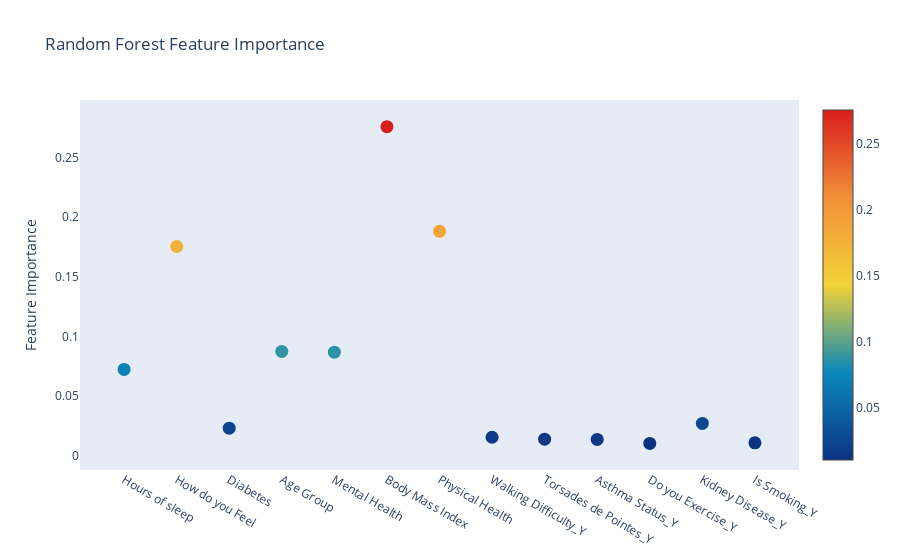

The code cell stored with this chart in its notebook:
### Markdown cell above
The performance evaluation of our Random Forest model shows a significant disparity between training and test performance, which is indicative of overfitting. During the training phase, the model showed excellent performance with a Mean Squared Error (MSE) of only 0.104 and a Mean Absolute Error (MAE) of 0.175, coupled with a high R-squared value of 0.896. These figures suggest that the model was able to closely match the trends in the training data. However, this success did not translate to the test data set, where the model's predictive accuracy dropped significantly resulting in an increased MSE of 0.671 and a higher MAE of 0.454, while the R-squared value dropped dramatically to 0.329.

Comparing these results with those obtained before hyperparameter tuning in our Decision Tree model, we observe a similar trend of overfitting, but with some differences. If we look at the results of the Decision Tree you can clearly see an lower MSE and MAE, along with an higher R-squared, indicating an even more pronounced overfitting than the Random Forest. Its performance on the test set, with an MSE of 1.204, an MAE of 0.514, and a negative R-squared of -0.203, was significantly worse compared to the test results of the Random Forest. This suggests that while both models experienced overfitting, the Random Forest, with its ensemble approach, was somewhat more resilient to it than the Decision Tree as we expected, although it still requires hyperparameter tuning to improve its predictive accuracy on new data.

### Code cell
import plotly.offline as py
import plotly.graph_objs as go
# Scatter plot 
trace = go.Scatter(
    y = rf_clf.feature_importances_,
    x = medcenter_df.columns.values,
    mode = 'markers',
    marker = dict(
        sizemode = 'diameter',
        sizeref = 1,
        size = 13,
        #size= rf.feature_importances_,
        #color = np.random.randn(500), #set color equal to a variable
        color = rf_clf.feature_importances_,
        colorscale = 'Portland',
        showscale = True
    ),
    text = medcenter_df.columns.values
)
data = [trace]

layout = go.Layout(
    autosize = True,
    title = 'Random Forest Feature Importance',
    hovermode = 'closest',
    xaxis = dict(
        ticklen = 5,
        showgrid = False,
        zeroline = False,
        showline = False
    ),
    yaxis = dict(
        title = 'Feature Importance',
        showgrid = False,
        zeroline = False,
        ticklen = 5,
        gridwidth = 2
    ),
    showlegend = False
)
fig = go.Figure(data = data, layout = layout)
py.iplot(fig, filename = 'scatter_rfclf_01')

### Figure 1 — Plotly figure (JSON) as saved in the notebook; plotly's stock layout.template omitted (floating-point values rounded to 4 significant figures)
{"data": [{"marker": {"color": [0.07228, 0.1754, 0.02305, 0.0874, 0.08681, 0.2759, 0.1881, 0.01545, 0.01386, 0.01364, 0.0103, 0.027, 0.0108], "colorscale": [[0, "rgb(12,51,131)"], [0.25, "rgb(10,136,186)"], [0.5, "rgb(242,211,56)"], [0.75, "rgb(242,143,56)"], [1, "rgb(217,30,30)"]], "showscale": true, "size": 13, "sizemode": "diameter", "sizeref": 1}, "mode": "markers", "text": ["Hours of sleep", "How do you Feel", "Diabetes", "Age Group", "Mental Health", "Body Mass Index", "Physical Health", "Walking Difficulty_Y", "Torsades de Pointes_Y", "Asthma Status_Y", "Do you Exercise_Y", "Kidney Disease_Y", "Is Smoking_Y", "History of Stroke_Y"], "type": "scatter", "x": ["Hours of sleep", "How do you Feel", "Diabetes", "Age Group", "Mental Health", "Body Mass Index", "Physical Health", "Walking Difficulty_Y", "Torsades de Pointes_Y", "Asthma Status_Y", "Do you Exercise_Y", "Kidney Disease_Y", "Is Smoking_Y", "History of Stroke_Y"], "y": [0.07228, 0.1754, 0.02305, 0.0874, 0.08681, 0.2759, 0.1881, 0.01545, 0.01386, 0.01364, 0.0103, 0.027, 0.0108]}], "layout": {"autosize": true, "hovermode": "closest", "showlegend": false, "title": {"text": "Random Forest Feature Importance"}, "xaxis": {"showgrid": false, "showline": false, "ticklen": 5, "zeroline": false}, "yaxis": {"gridwidth": 2, "showgrid": false, "ticklen": 5, "title": {"text": "Feature Importance"}, "zeroline": false}}}
